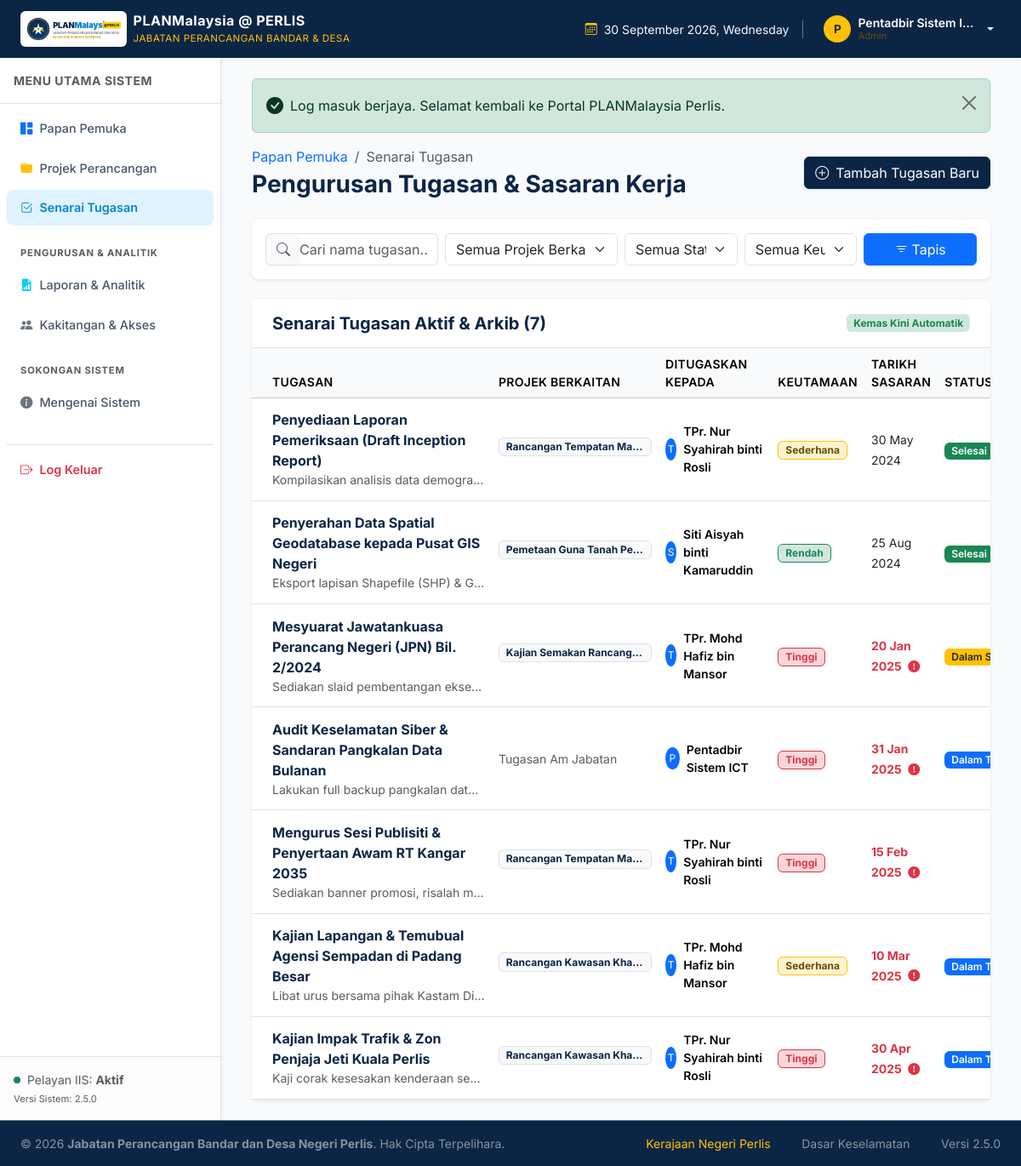
Screenshot of /tasks.php (signed in) with the database file from the repository.
### tables this page shows
CREATE TABLE IF NOT EXISTS `users` (
    `id` INT UNSIGNED AUTO_INCREMENT PRIMARY KEY,
    `name` VARCHAR(120) NOT NULL,
    `email` VARCHAR(150) NOT NULL UNIQUE,
    `password` VARCHAR(255) NOT NULL,
    `role` ENUM('Admin', 'Pengarah', 'Staff') NOT NULL DEFAULT 'Staff',
    `unit` VARCHAR(100) NOT NULL DEFAULT 'Perancangan Wilayah',
    `phone` VARCHAR(25) NULL,
    `avatar` VARCHAR(255) NULL,
    `status` ENUM('Aktif', 'Tidak Aktif') NOT NULL DEFAULT 'Aktif',
    `last_login` DATETIME NULL,
    `created_at` DATETIME NOT NULL DEFAULT CURRENT_TIMESTAMP,
    `updated_at` DATETIME NULL ON UPDATE CURRENT_TIMESTAMP,
    INDEX `idx_users_role` (`role`),
    INDEX `idx_users_status` (`status`)
);

CREATE TABLE IF NOT EXISTS `tasks` (
    `id` INT UNSIGNED AUTO_INCREMENT PRIMARY KEY,
    `project_id` INT UNSIGNED NULL,
    `title` VARCHAR(255) NOT NULL,
    `description` TEXT NULL,
    `priority` ENUM('Rendah', 'Sederhana', 'Tinggi') NOT NULL DEFAULT 'Sederhana',
    `status` ENUM('Pending', 'Dalam Tindakan', 'Dalam Semakan', 'Selesai') NOT NULL DEFAULT 'Dalam Tindakan',
    `due_date` DATE NULL,
    `assigned_user_id` INT UNSIGNED NULL,
    `created_by_user_id` INT UNSIGNED NOT NULL,
    `created_at` DATETIME NOT NULL DEFAULT CURRENT_TIMESTAMP,
    `updated_at` DATETIME NULL ON UPDATE CURRENT_TIMESTAMP,
    INDEX `idx_tasks_status` (`status`),
    INDEX `idx_tasks_priority` (`priority`),
    INDEX `idx_tasks_due_date` (`due_date`),
    CONSTRAINT `fk_tasks_project` FOREIGN KEY (`project_id`) 
        REFERENCES `projects` (`id`) ON DELETE CASCADE ON UPDATE CASCADE,
    CONSTRAINT `fk_tasks_assigned_user` FOREIGN KEY (`assigned_user_id`) 
        REFERENCES `users` (`id`) ON DELETE SET NULL ON UPDATE CASCADE,
    CONSTRAINT `fk_tasks_created_by` FOREIGN KEY (`created_by_user_id`) 
        REFERENCES `users` (`id`) ON DELETE RESTRICT ON UPDATE CASCADE
);

CREATE TABLE IF NOT EXISTS `projects` (
    `id` INT UNSIGNED AUTO_INCREMENT PRIMARY KEY,
    `code` VARCHAR(50) NOT NULL UNIQUE,
    `title` VARCHAR(255) NOT NULL,
    `category` VARCHAR(100) NOT NULL DEFAULT 'Rancangan Tempatan (RT)',
    `description` TEXT NULL,
    `status` ENUM('Dalam Perancangan', 'Sedang Berjalan', 'Dalam Semakan', 'Selesai', 'Tertangguh') NOT NULL DEFAULT 'Dalam Perancangan',
    `progress` TINYINT UNSIGNED NOT NULL DEFAULT 0,
    `start_date` DATE NULL,
    `end_date` DATE NULL,
    `budget` DECIMAL(12, 2) NOT NULL DEFAULT 0.00,
    `lead_user_id` INT UNSIGNED NULL,
    `created_at` DATETIME NOT NULL DEFAULT CURRENT_TIMESTAMP,
    `updated_at` DATETIME NULL ON UPDATE CURRENT_TIMESTAMP,
    INDEX `idx_projects_status` (`status`),
    INDEX `idx_projects_category` (`category`),
    CONSTRAINT `fk_projects_lead_user` FOREIGN KEY (`lead_user_id`) 
        REFERENCES `users` (`id`) ON DELETE SET NULL ON UPDATE CASCADE
);

### includes/auth.php (called while the page is built, shortened)
<?php
function isLoggedIn(): bool {
    return isset($_SESSION['user_id']) && !empty($_SESSION['user_id']);
}
function getCurrentUser(): ?array {
    return [
        'id'       => $_SESSION['user_id'],
        'name'     => $_SESSION['user_name'] ?? 'Pengguna',
        'email'    => $_SESSION['user_email'] ?? '',
        'role'     => $_SESSION['user_role'] ?? 'Staff',
        'unit'     => $_SESSION['user_unit'] ?? 'Perancangan Wilayah',
        'avatar'   => $_SESSION['user_avatar'] ?? null
    ];
}

### public/tasks.php (the view, shortened to what this page needs)
<?php
require_once __DIR__ . '/../includes/auth.php';
require_once __DIR__ . '/../includes/functions.php';
$users = getAllUsers();
$search = trim($_GET['search'] ?? '');
$statusFilter = trim($_GET['status'] ?? '');
$priorityFilter = trim($_GET['priority'] ?? '');
$projectFilter = !empty($_GET['project_id']) ? (int)$_GET['project_id'] : null;
$tasks = getAllTasks($search, $statusFilter, $priorityFilter, $projectFilter);
include __DIR__ . '/../includes/header.php';
?>
<div class="d-flex flex-column flex-md-row justify-content-between align-items-md-center gap-3 mb-4">
    <div>
        <nav aria-label="breadcrumb">
            <ol class="breadcrumb small mb-1">
                <li class="breadcrumb-item"><a href="dashboard.php" class="text-decoration-none">Papan Pemuka</a></li>
                <li class="breadcrumb-item active" aria-current="page">Senarai Tugasan</li>
            </ol>
        </nav>
        <h3 class="fw-bold text-navy mb-0">Pengurusan Tugasan & Sasaran Kerja</h3>
    </div>
    <div>
        <button type="button" class="btn btn-navy shadow-sm" data-bs-toggle="modal" data-bs-target="#createTaskModal">
            <i class="bi bi-plus-circle me-2"></i>Tambah Tugasan Baru
        </button>
    </div>
</div>
<div class="card border-0 shadow-sm rounded-3 mb-4">
    <div class="card-body p-3">
        <form method="GET" action="tasks.php" class="row g-2 align-items-center">
            <div class="col-md-3">
                <div class="input-group">
                    <span class="input-group-text bg-light text-muted border-end-0"><i class="bi bi-search"></i></span>
                    <input type="text" name="search" class="form-control border-start-0 ps-0" placeholder="Cari nama tugasan..." value="<?= htmlspecialchars($search) ?>">
                </div>
            </div>
            <div class="col-md-3">
                <select name="project_id" class="form-select">
                    <option value="">Semua Projek Berkaitan</option>
                </select>
            </div>
            <div class="col-md-2">
                <select name="status" class="form-select">
                    <option value="">Semua Status</option>
                </select>
            </div>
            <div class="col-md-2">
                <select name="priority" class="form-select">
                    <option value="">Semua Keutamaan</option>
                </select>
            </div>
            <div class="col-md-2 d-flex gap-2">
                <button type="submit" class="btn btn-primary flex-grow-1"><i class="bi bi-filter me-1"></i>Tapis</button>
            </div>
        </form>
    </div>
</div>
<div class="card border-0 shadow-sm rounded-3">
    <div class="card-header bg-white py-3 px-4 d-flex justify-content-between align-items-center border-bottom">
        <h5 class="fw-bold text-navy mb-0">Senarai Tugasan Aktif & Arkib (<?= count($tasks) ?>)</h5>
        <span class="badge bg-success-subtle text-success">Kemas Kini Automatik</span>
    </div>
    <div class="card-body p-0">
        <?php if (empty($tasks)): ?>
            <div class="text-center py-5 text-muted">
                <i class="bi bi-clipboard-check fs-1 text-secondary d-block mb-2"></i>
                <p class="mb-0">Tiada tugasan dijumpai berdasarkan tapisan carian.</p>
            </div>
        <?php else: ?>
            <div class="table-responsive">
                <table class="table table-hover align-middle mb-0">
                    <thead class="table-light small text-uppercase text-secondary">
                        <tr>
                            <th class="ps-4">Tugasan</th>
                            <th>Projek Berkaitan</th>
                            <th>Ditugaskan Kepada</th>
                            <th>Keutamaan</th>
                            <th>Tarikh Sasaran</th>
                            <th>Status</th>
                        </tr>
                    </thead>
                    <tbody>
                        <?php foreach ($tasks as $row):
                            $isOverdue = (!empty($row['due_date']) && strtotime($row['due_date']) < strtotime(date('Y-m-d')) && $row['status'] !== 'Selesai');
                        ?>
                            <tr class="<?= $isOverdue ? 'table-danger-subtle' : '' ?>">
                                <td class="ps-4">
                                    <div class="fw-bold text-navy"><?= htmlspecialchars($row['title']) ?></div>
                                    <small class="text-muted text-truncate d-block" style="max-width: 250px;">
                                        <?= htmlspecialchars($row['description'] ?: 'Tiada catatan tambahan') ?>
                                    </small>
                                </td>
                                <td>
                                    <?php if (!empty($row['project_title'])): ?>
                                        <span class="badge bg-light text-navy border small text-truncate" style="max-width: 180px;">
                                            <?= htmlspecialchars($row['project_title']) ?>
                                        </span>
                                    <?php else: ?>
                                        <span class="text-muted small">Tugasan Am Jabatan</span>
                                    <?php endif; ?>
                                </td>
                                <td>
                                    <div class="d-flex align-items-center gap-2">
                                        <div class="avatar-sm bg-primary text-white rounded-circle d-flex align-items-center justify-content-center" style="width:26px; height:26px; font-size:0.75rem;">
                                            <?= strtoupper(substr($row['assigned_name'] ?? 'U', 0, 1)) ?>
                                        </div>
                                        <span class="small fw-semibold"><?= htmlspecialchars($row['assigned_name'] ?? 'Belum Ditugaskan') ?></span>
                                    </div>
                                </td>
                                <td><?= renderPriorityBadge($row['priority']) ?></td>
                                <td>
                                    <span class="small <?= $isOverdue ? 'text-danger fw-bold' : 'text-dark' ?>">
                                        <?= formatTarikh($row['due_date']) ?>
                                        <?php if ($isOverdue): ?>
                                            <i class="bi bi-exclamation-circle-fill text-danger ms-1" title="Melepasi Tarikh Sasaran!"></i>
                                        <?php endif; ?>
                                    </span>
                                </td>
                                <td><?= renderStatusBadge($row['status']) ?></td>
                            </tr>
                        <?php endforeach; ?>
                    </tbody>
                </table>
            </div>
        <?php endif; ?>
    </div>
</div>
<?php include __DIR__ . '/../includes/footer.php'; ?>

### includes/header.php (shortened to what this page needs)
<?php
require_once __DIR__ . '/auth.php';
require_once __DIR__ . '/functions.php';
$currentUser = getCurrentUser();
?>
<!DOCTYPE html>
<html lang="ms">
<head>
    <link href="https://cdn.jsdelivr.net/npm/bootstrap@5.3.3/dist/css/bootstrap.min.css" rel="stylesheet">
    <link rel="stylesheet" href="https://cdn.jsdelivr.net/npm/bootstrap-icons@1.11.3/font/bootstrap-icons.min.css">
    <link rel="stylesheet" href="../assets/css/style.css">
</head>
<body class="bg-light">
<?php if (isLoggedIn()): ?>
<header class="navbar navbar-expand-lg navbar-dark bg-navy sticky-top shadow-sm py-2">
    <div class="container-fluid px-3 px-lg-4">
        <a class="navbar-brand d-flex align-items-center gap-2 m-0" href="dashboard.php">
            <div class="logo-box bg-white p-1 rounded shadow-sm d-flex align-items-center justify-content-center">
                <img src="../assets/images/logo.svg" alt="PLANMalaysia Perlis" height="34" class="logo-img">
            </div>
            <div class="d-none d-sm-block lh-1 text-start">
                <span class="d-block fw-bold fs-6 text-white tracking-wide">PLANMalaysia @ PERLIS</span>
                <small class="text-warning text-uppercase" style="font-size: 0.72rem; letter-spacing: 0.5px;">Jabatan Perancangan Bandar & Desa</small>
            </div>
        </a>
        <div class="d-flex align-items-center gap-3 ms-auto">
            <div class="d-none d-md-flex align-items-center text-light small border-end pe-3 border-secondary">
                <i class="bi bi-calendar3 me-2 text-warning"></i>
                <span id="liveDateTime"><?= date('d F Y, l') ?></span>
            </div>
            <div class="dropdown">
                <button class="btn btn-sm btn-outline-light dropdown-toggle d-flex align-items-center gap-2 py-1 px-2 border-0" type="button" data-bs-toggle="dropdown" aria-expanded="false">
                    <div class="avatar-circle bg-warning text-dark fw-bold rounded-circle d-flex align-items-center justify-content-center" style="width:32px; height:32px; font-size:0.85rem;">
                        <?= strtoupper(substr($currentUser['name'] ?? 'P', 0, 1)) ?>
                    </div>
                    <div class="text-start d-none d-md-block lh-1 text-white">
                        <div class="fw-semibold text-truncate" style="max-width: 140px;"><?= htmlspecialchars($currentUser['name'] ?? 'Pengguna') ?></div>
                        <small class="text-warning-emphasis" style="font-size:0.7rem;"><?= htmlspecialchars($currentUser['role'] ?? 'Staff') ?></small>
                    </div>
                </button>
            </div>
        </div>
    </div>
</header>
<div class="d-flex" id="wrapper">
    <?php include __DIR__ . '/sidebar.php'; ?>
    <main class="page-content flex-grow-1 p-3 p-md-4">
        <div class="container-fluid">
            <?php displayFlashMessage(); ?>
<?php else: ?>
<main class="login-wrapper">
<?php endif; ?>

### includes/functions.php (shortened to what this page needs)
<?php
function formatTarikh(?string $dateStr, bool $includeTime = false): string {
    $time = strtotime($dateStr);
    $format = $includeTime ? 'd M Y, h:i A' : 'd M Y';
    return date($format, $time);
}
function getFlash(): ?array {
    if (isset($_SESSION['flash_notification'])) {
        $flash = $_SESSION['flash_notification'];
        return $flash;
    }
    return null;
}
function displayFlashMessage(): void {
    $flash = getFlash();
    if ($flash) {
        $type = htmlspecialchars($flash['type']);
        $icon = match($type) {
            'success' => 'bi-check-circle-fill',
            'danger'  => 'bi-exclamation-triangle-fill',
            'warning' => 'bi-exclamation-circle-fill',
            default   => 'bi-info-circle-fill'
        };
        echo "<div class='alert alert-{$type} alert-dismissible fade show d-flex align-items-center' role='alert'>
            <i class='bi {$icon} me-2 fs-5'></i>
            <div>{$flash['message']}</div>
            <button type='button' class='btn-close' data-bs-dismiss='alert' aria-label='Close'></button>
        </div>";
    }
}
function renderStatusBadge(string $status): string {
    $class = match(trim($status)) {
        'Selesai', 'Diluluskan'         => 'bg-success text-white',
        'Sedang Berjalan', 'Dalam Tindakan' => 'bg-primary text-white',
        'Dalam Semakan', 'Menunggu Maklum Balas' => 'bg-warning text-dark',
        'Dalam Perancangan', 'Belum Mula', 'Pending' => 'bg-secondary text-white',
        'Tertangguh', 'Ditolak'         => 'bg-danger text-white',
        default                         => 'bg-light text-dark border'
    };
    return "<span class='badge {$class} px-2 py-1 fw-semibold'>" . htmlspecialchars($status) . "</span>";
}
function renderPriorityBadge(string $priority): string {
    $class = match(trim($priority)) {
        'Tinggi', 'Kritikal' => 'bg-danger-subtle text-danger border border-danger',
        'Sederhana'          => 'bg-warning-subtle text-warning-emphasis border border-warning',
        'Rendah'             => 'bg-success-subtle text-success border border-success',
        default              => 'bg-secondary-subtle text-secondary'
    };
    return "<span class='badge {$class} px-2 py-1'>" . htmlspecialchars($priority) . "</span>";
}
function getAllTasks(string $search = '', string $status = '', string $priority = '', ?int $projectId = null, ?int $assignedTo = null): array {
    $pdo = getDatabaseConnection();
    $sql = "SELECT t.*, p.title as project_title, p.code as project_code, u.name as assigned_name, c.name as creator_name
            FROM tasks t
            LEFT JOIN projects p ON t.project_id = p.id
            LEFT JOIN users u ON t.assigned_user_id = u.id
            LEFT JOIN users c ON t.created_by_user_id = c.id
            WHERE 1=1";
    $params = [];
    $sql .= " ORDER BY t.due_date ASC, t.id DESC";
    $stmt = $pdo->prepare($sql);
    $stmt->execute($params);
    return $stmt->fetchAll();
}
function getAllUsers(string $role = ''): array {
    $pdo = getDatabaseConnection();
    $sql = "SELECT id, name, email, role, unit, phone, status, last_login, created_at FROM users WHERE 1=1";
    $params = [];
    $sql .= " ORDER BY name ASC";
    $stmt = $pdo->prepare($sql);
    $stmt->execute($params);
    return $stmt->fetchAll();
}

### rows the page displays
users: name "P", name "Pentadbir Sistem I…", role "Admin"
tasks: title "Penyediaan Laporan Pemeriksaan (Draft Inception Report)", description "Kompilasikan analisis data demogra…", project.title "Rancangan Tempatan Ma…", assigned_user.name "T", assigned_user.name "TPr. Nur Syahirah binti Rosli", priority "Sederhana", due_date "30 May 2024", status "Selesai"
tasks: title "Penyerahan Data Spatial Geodatabase kepada Pusat GIS Negeri", description "Eksport lapisan Shapefile (SHP) & G…", project.title "Pemetaan Guna Tanah Pe…", assigned_user.name "S", assigned_user.name "Siti Aisyah binti Kamaruddin", priority "Rendah", due_date "25 Aug 2024", status "Selesai"
tasks: title "Mesyuarat Jawatankuasa Perancang Negeri (JPN) Bil. 2/2024", description "Sediakan slaid pembentangan ekse…", project.title "Kajian Semakan Rancang…", assigned_user.name "T", assigned_user.name "TPr. Mohd Hafiz bin Mansor", priority "Tinggi", due_date "20 Jan 2025", status "Dalam…"
tasks: title "Audit Keselamatan Siber & Sandaran Pangkalan Data Bulanan", description "Lakukan full backup pangkalan dat…", shows "Tugasan Am Jabatan", assigned_user.name "P", assigned_user.name "Pentadbir Sistem ICT", priority "Tinggi", due_date "31 Jan 2025", status "Dalam…"
tasks: title "Mengurus Sesi Publisiti & Penyertaan Awam RT Kangar 2035", description "Sediakan banner promosi, risalah m…", project.title "Rancangan Tempatan Ma…", assigned_user.name "T", assigned_user.name "TPr. Nur Syahirah binti Rosli", priority "Tinggi", due_date "15 Feb 2025"
tasks: title "Kajian Lapangan & Temubual Agensi Sempadan di Padang Besar", description "Libat urus bersama pihak Kastam Di…", project.title "Rancangan Kawasan Kha…", assigned_user.name "T", assigned_user.name "TPr. Mohd Hafiz bin Mansor", priority "Sederhana", due_date "10 Mar 2025", status "Dalam…"
tasks: title "Kajian Impak Trafik & Zon Penjaja Jeti Kuala Perlis", description "Kaji corak kesesakan kenderaan se…", project.title "Rancangan Kawasan Kha…", assigned_user.name "T", assigned_user.name "TPr. Nur Syahirah binti Rosli", priority "Tinggi", due_date "30 Apr 2025", status "Dalam…"

### other values shown
APP_VERSION "2.5.0"
$flash['message'] "Log masuk berjaya. Selamat kembali ke Portal PLANMalaysia Perlis."
count($tasks) "7"
APP_DEPT "Jabatan Perancangan Bandar dan Desa Negeri Perlis"
